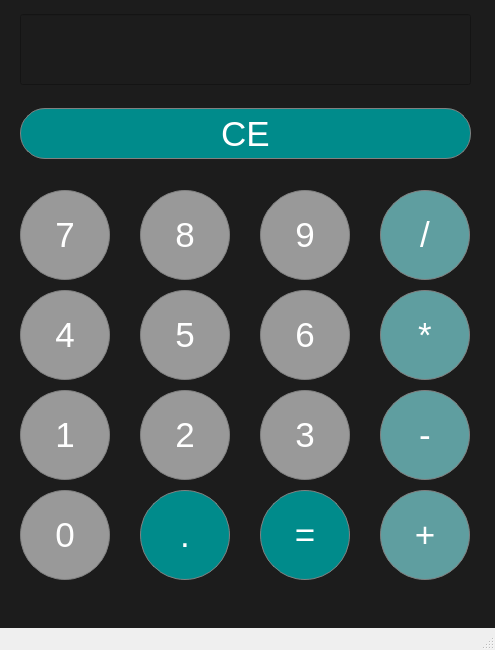
<?xml version="1.0" encoding="UTF-8"?>
<ui version="4.0">
 <class>Calculator</class>
 <widget class="QMainWindow" name="Calculator">
  <property name="geometry">
   <rect>
    <x>0</x>
    <y>0</y>
    <width>495</width>
    <height>650</height>
   </rect>
  </property>
  <property name="sizePolicy">
   <sizepolicy hsizetype="Preferred" vsizetype="Expanding">
    <horstretch>0</horstretch>
    <verstretch>0</verstretch>
   </sizepolicy>
  </property>
  <property name="windowTitle">
   <string>Calculator</string>
  </property>
  <property name="styleSheet">
   <string notr="true">QPushButton {
backgrount-color: #DADBDD;
border:1px solid gray;
padding: 5px;
}</string>
  </property>
  <widget class="QWidget" name="centralwidget">
   <property name="styleSheet">
    <string notr="true">QWidget
{
	background-color: #1c1c1c;
}</string>
   </property>
   <widget class="QLineEdit" name="Display">
    <property name="geometry">
     <rect>
      <x>20</x>
      <y>14</y>
      <width>451</width>
      <height>71</height>
     </rect>
    </property>
    <property name="sizePolicy">
     <sizepolicy hsizetype="Preferred" vsizetype="Expanding">
      <horstretch>0</horstretch>
      <verstretch>0</verstretch>
     </sizepolicy>
    </property>
    <property name="font">
     <font>
      <family>Arial</family>
      <pointsize>32</pointsize>
      <bold>false</bold>
     </font>
    </property>
    <property name="styleSheet">
     <string notr="true">QLineEdit {
color: #ffffff;
}
</string>
    </property>
    <property name="alignment">
     <set>Qt::AlignRight|Qt::AlignTrailing|Qt::AlignVCenter</set>
    </property>
   </widget>
   <widget class="QPushButton" name="Button0">
    <property name="geometry">
     <rect>
      <x>20</x>
      <y>490</y>
      <width>90</width>
      <height>90</height>
     </rect>
    </property>
    <property name="font">
     <font>
      <pointsize>26</pointsize>
      <bold>false</bold>
     </font>
    </property>
    <property name="styleSheet">
     <string notr="true">QPushButton {
background-color:#999999;
color:#ffffff;
border-radius:45px;
}
QPushButton:pressed {
background-color:#A9A9A9;
color:#ffffff;
border-radius:45px;
}</string>
    </property>
    <property name="text">
     <string>0</string>
    </property>
   </widget>
   <widget class="QPushButton" name="Equal">
    <property name="geometry">
     <rect>
      <x>260</x>
      <y>490</y>
      <width>90</width>
      <height>90</height>
     </rect>
    </property>
    <property name="font">
     <font>
      <pointsize>26</pointsize>
      <bold>false</bold>
     </font>
    </property>
    <property name="styleSheet">
     <string notr="true">QPushButton {
background-color:#008B8B;
color:#ffffff;
border-radius:45px;
}
QPushButton:pressed {
background-color:#033E3E;
color:#ffffff;
border-radius:45px;
}</string>
    </property>
    <property name="text">
     <string>=</string>
    </property>
   </widget>
   <widget class="QPushButton" name="Add">
    <property name="geometry">
     <rect>
      <x>380</x>
      <y>490</y>
      <width>90</width>
      <height>90</height>
     </rect>
    </property>
    <property name="font">
     <font>
      <pointsize>26</pointsize>
      <bold>false</bold>
     </font>
    </property>
    <property name="styleSheet">
     <string notr="true">QPushButton {
background-color:#5F9EA0;
color:#ffffff;
border-radius:45px;
}
QPushButton:pressed {
background-color:#3B9C9C;
color:#ffffff;
border-radius:45px;
}</string>
    </property>
    <property name="text">
     <string>+</string>
    </property>
   </widget>
   <widget class="QPushButton" name="Point">
    <property name="geometry">
     <rect>
      <x>140</x>
      <y>490</y>
      <width>90</width>
      <height>90</height>
     </rect>
    </property>
    <property name="font">
     <font>
      <pointsize>26</pointsize>
      <bold>false</bold>
     </font>
    </property>
    <property name="styleSheet">
     <string notr="true">QPushButton {
background-color:#008B8B;
color:#ffffff;
border-radius:45px;
}
QPushButton:pressed {
background-color:#033E3E;
color:#ffffff;
border-radius:45px;
}</string>
    </property>
    <property name="text">
     <string>.</string>
    </property>
   </widget>
   <widget class="QPushButton" name="Clear">
    <property name="geometry">
     <rect>
      <x>20</x>
      <y>108</y>
      <width>451</width>
      <height>51</height>
     </rect>
    </property>
    <property name="font">
     <font>
      <pointsize>26</pointsize>
      <bold>false</bold>
     </font>
    </property>
    <property name="styleSheet">
     <string notr="true">QPushButton {
background-color:#008B8B;
color:#ffffff;
border-radius:25px;
}
QPushButton:pressed {
background-color:#033E3E;
color:#ffffff;
border-radius:25px;
}</string>
    </property>
    <property name="text">
     <string>CE</string>
    </property>
   </widget>
   <widget class="QPushButton" name="Button3">
    <property name="geometry">
     <rect>
      <x>260</x>
      <y>390</y>
      <width>90</width>
      <height>90</height>
     </rect>
    </property>
    <property name="font">
     <font>
      <pointsize>26</pointsize>
      <bold>false</bold>
     </font>
    </property>
    <property name="styleSheet">
     <string notr="true">QPushButton {
background-color:#999999;
color:#ffffff;
border-radius:45px;
}
QPushButton:pressed {
background-color:#A9A9A9;
color:#ffffff;
border-radius:45px;
}</string>
    </property>
    <property name="text">
     <string>3</string>
    </property>
   </widget>
   <widget class="QPushButton" name="Button2">
    <property name="geometry">
     <rect>
      <x>140</x>
      <y>390</y>
      <width>90</width>
      <height>90</height>
     </rect>
    </property>
    <property name="font">
     <font>
      <pointsize>26</pointsize>
      <bold>false</bold>
     </font>
    </property>
    <property name="styleSheet">
     <string notr="true">QPushButton {
background-color:#999999;
color:#ffffff;
border-radius:45px;
}
QPushButton:pressed {
background-color:#A9A9A9;
color:#ffffff;
border-radius:45px;
}</string>
    </property>
    <property name="text">
     <string>2</string>
    </property>
   </widget>
   <widget class="QPushButton" name="Subtract">
    <property name="geometry">
     <rect>
      <x>380</x>
      <y>390</y>
      <width>90</width>
      <height>90</height>
     </rect>
    </property>
    <property name="font">
     <font>
      <pointsize>26</pointsize>
      <bold>false</bold>
     </font>
    </property>
    <property name="styleSheet">
     <string notr="true">QPushButton {
background-color:#5F9EA0;
color:#ffffff;
border-radius:45px;
}
QPushButton:pressed {
background-color:#3B9C9C;
color:#ffffff;
border-radius:45px;
}</string>
    </property>
    <property name="text">
     <string>-</string>
    </property>
   </widget>
   <widget class="QPushButton" name="Button1">
    <property name="geometry">
     <rect>
      <x>20</x>
      <y>390</y>
      <width>90</width>
      <height>90</height>
     </rect>
    </property>
    <property name="font">
     <font>
      <pointsize>26</pointsize>
      <bold>false</bold>
     </font>
    </property>
    <property name="styleSheet">
     <string notr="true">QPushButton {
background-color:#999999;
color:#ffffff;
border-radius:45px;
}
QPushButton:pressed {
background-color:#A9A9A9;
color:#ffffff;
border-radius:45px;
}</string>
    </property>
    <property name="text">
     <string>1</string>
    </property>
   </widget>
   <widget class="QPushButton" name="Button6">
    <property name="geometry">
     <rect>
      <x>260</x>
      <y>290</y>
      <width>90</width>
      <height>90</height>
     </rect>
    </property>
    <property name="font">
     <font>
      <pointsize>26</pointsize>
      <bold>false</bold>
     </font>
    </property>
    <property name="styleSheet">
     <string notr="true">QPushButton {
background-color:#999999;
color:#ffffff;
border-radius:45px;
}
QPushButton:pressed {
background-color:#A9A9A9;
color:#ffffff;
border-radius:45px;
}</string>
    </property>
    <property name="text">
     <string>6</string>
    </property>
   </widget>
   <widget class="QPushButton" name="Button5">
    <property name="geometry">
     <rect>
      <x>140</x>
      <y>290</y>
      <width>90</width>
      <height>90</height>
     </rect>
    </property>
    <property name="font">
     <font>
      <pointsize>26</pointsize>
      <bold>false</bold>
     </font>
    </property>
    <property name="styleSheet">
     <string notr="true">QPushButton {
background-color:#999999;
color:#ffffff;
border-radius:45px;
}
QPushButton:pressed {
background-color:#A9A9A9;
color:#ffffff;
border-radius:45px;
}</string>
    </property>
    <property name="text">
     <string notr="true">5</string>
    </property>
   </widget>
   <widget class="QPushButton" name="Multiply">
    <property name="geometry">
     <rect>
      <x>380</x>
      <y>290</y>
      <width>90</width>
      <height>90</height>
     </rect>
    </property>
    <property name="font">
     <font>
      <pointsize>26</pointsize>
      <bold>false</bold>
     </font>
    </property>
    <property name="styleSheet">
     <string notr="true">QPushButton {
background-color:#5F9EA0;
color:#ffffff;
border-radius:45px;
}
QPushButton:pressed {
background-color:#3B9C9C;
color:#ffffff;
border-radius:45px;
}</string>
    </property>
    <property name="text">
     <string>*</string>
    </property>
   </widget>
   <widget class="QPushButton" name="Button4">
    <property name="geometry">
     <rect>
      <x>20</x>
      <y>290</y>
      <width>90</width>
      <height>90</height>
     </rect>
    </property>
    <property name="font">
     <font>
      <pointsize>26</pointsize>
      <bold>false</bold>
     </font>
    </property>
    <property name="styleSheet">
     <string notr="true">QPushButton {
background-color:#999999;
color:#ffffff;
border-radius:45px;
}
QPushButton:pressed {
background-color:#A9A9A9;
color:#ffffff;
border-radius:45px;
}</string>
    </property>
    <property name="text">
     <string>4</string>
    </property>
   </widget>
   <widget class="QPushButton" name="Button9">
    <property name="geometry">
     <rect>
      <x>260</x>
      <y>190</y>
      <width>90</width>
      <height>90</height>
     </rect>
    </property>
    <property name="font">
     <font>
      <pointsize>26</pointsize>
      <bold>false</bold>
     </font>
    </property>
    <property name="styleSheet">
     <string notr="true">QPushButton {
background-color:#999999;
color:#ffffff;
border-radius:45px;
}
QPushButton:pressed {
background-color:#A9A9A9;
color:#ffffff;
border-radius:45px;
}</string>
    </property>
    <property name="text">
     <string>9</string>
    </property>
   </widget>
   <widget class="QPushButton" name="Button8">
    <property name="geometry">
     <rect>
      <x>140</x>
      <y>190</y>
      <width>90</width>
      <height>90</height>
     </rect>
    </property>
    <property name="font">
     <font>
      <pointsize>26</pointsize>
      <bold>false</bold>
     </font>
    </property>
    <property name="styleSheet">
     <string notr="true">QPushButton {
background-color:#999999;
color:#ffffff;
border-radius:45px;
}
QPushButton:pressed {
background-color:#A9A9A9;
color:#ffffff;
border-radius:45px;
}</string>
    </property>
    <property name="text">
     <string>8</string>
    </property>
   </widget>
   <widget class="QPushButton" name="Divide">
    <property name="geometry">
     <rect>
      <x>380</x>
      <y>190</y>
      <width>90</width>
      <height>90</height>
     </rect>
    </property>
    <property name="font">
     <font>
      <pointsize>26</pointsize>
      <bold>false</bold>
     </font>
    </property>
    <property name="styleSheet">
     <string notr="true">QPushButton {
background-color:#5F9EA0;
color:#ffffff;
border-radius:45px;
}
QPushButton:pressed {
background-color:#3B9C9C;
color:#ffffff;
border-radius:45px;
}</string>
    </property>
    <property name="text">
     <string>/</string>
    </property>
   </widget>
   <widget class="QPushButton" name="Button7">
    <property name="geometry">
     <rect>
      <x>20</x>
      <y>190</y>
      <width>90</width>
      <height>90</height>
     </rect>
    </property>
    <property name="font">
     <font>
      <pointsize>26</pointsize>
      <bold>false</bold>
     </font>
    </property>
    <property name="styleSheet">
     <string notr="true">QPushButton {
background-color:#999999;
color:#ffffff;
border-radius:45px;
}
QPushButton:pressed {
background-color:#A9A9A9;
color:#ffffff;
border-radius:45px;
}</string>
    </property>
    <property name="text">
     <string>7</string>
    </property>
   </widget>
  </widget>
  <widget class="QMenuBar" name="menubar">
   <property name="geometry">
    <rect>
     <x>0</x>
     <y>0</y>
     <width>495</width>
     <height>32</height>
    </rect>
   </property>
  </widget>
  <widget class="QStatusBar" name="statusbar"/>
 </widget>
 <resources/>
 <connections/>
</ui>
